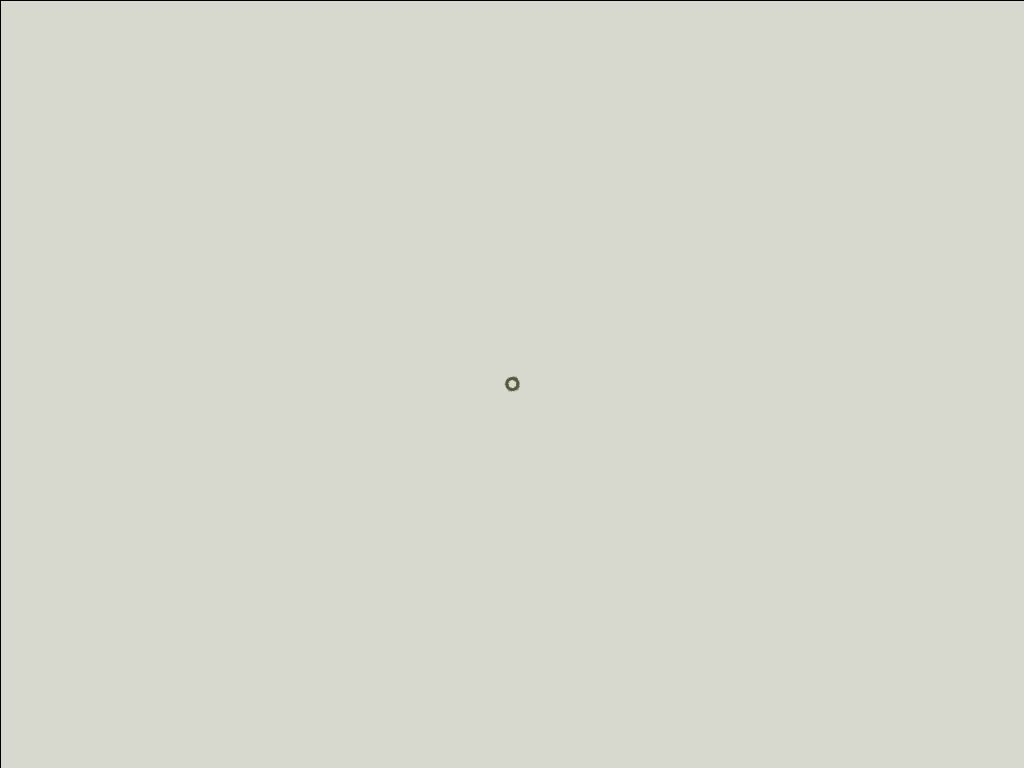
Frame 1 (no input)
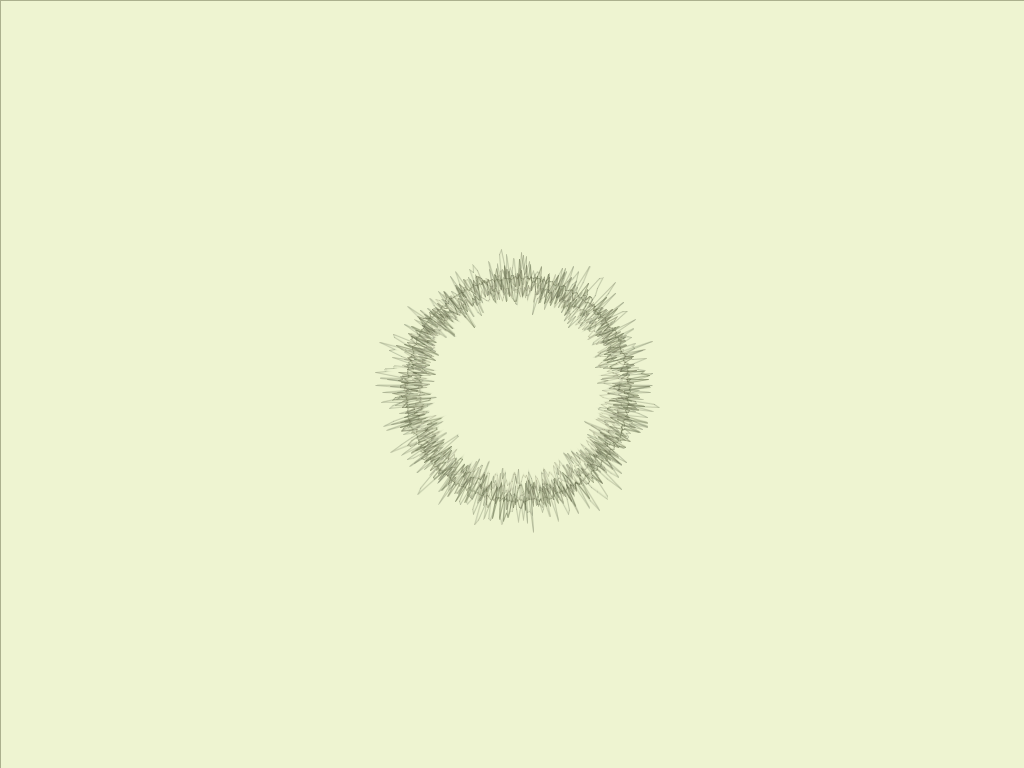
Frame 60 (the mouse pressed at the canvas centre just before this capture)
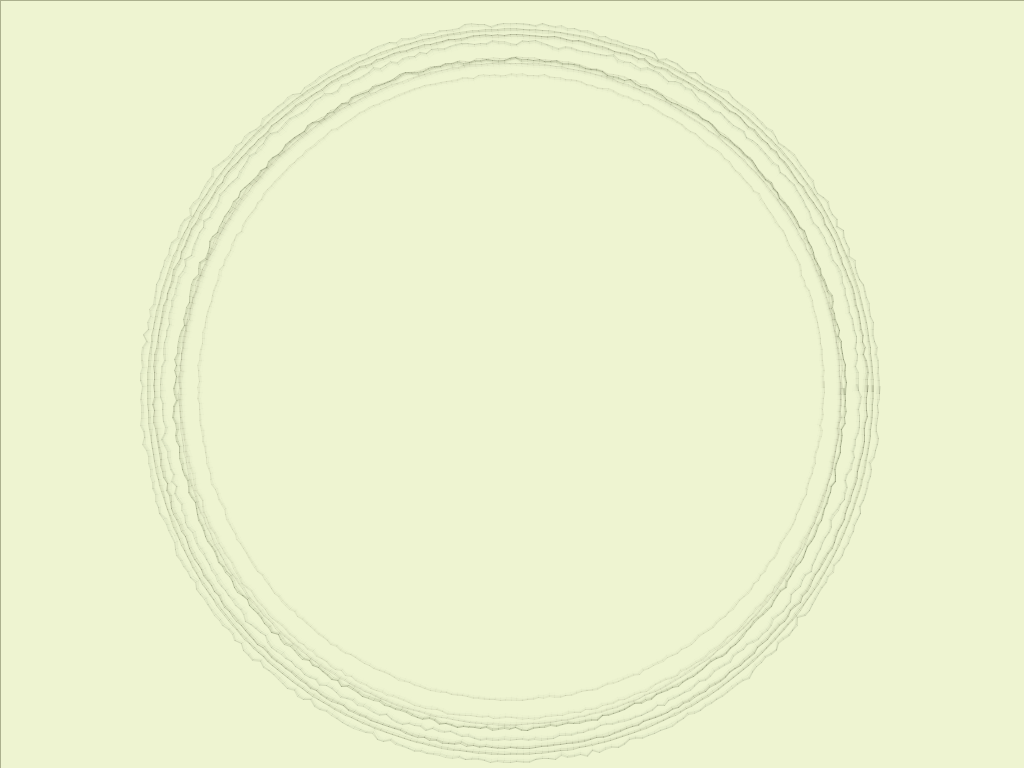
Frame 120 (the mouse held since frame 60 and released just before this capture)

The Processing sketch that drew these frames (run headless with seeded random() and noise(); from frame 60 on, the mouse is pressed at the canvas centre):

// Processing sketch: v1
// ── v1.pde

int i_count;
boolean b_state=false;

int i_wrCount;
Wrinkles[] myWrinkles;

void setup() {

  size(1024, 768);

  i_count=360;

  i_wrCount=8;
  myWrinkles = new Wrinkles[i_wrCount];
  for (int i=0; i<i_wrCount; i++) {

    myWrinkles[i] = new Wrinkles(i_count, new PVector(width/2, height/2) );
    myWrinkles[i].init();
  }

  smooth();
}


void draw() {

  fill(#EFF7D3, 80);
  rect(0, 0, width, height);


  for (int i=0; i<i_wrCount; i++) {

    myWrinkles[i].update(b_state);
    myWrinkles[i].show();
  }
}


void mousePressed() {
  b_state = !b_state;
}




class Wrinkles {

  int i_allPoint;
  PVector objPos;

  float f_r, f_ro, f_dr;
  PVector[] p_tarPos;
  PVector[] p_tarPos2;
  PVector[] p_orgPos;
  float f_moveSpeed;
  float f_alpha;

  Wrinkles(int t_count, PVector t_pos) {

    i_allPoint = t_count;
    objPos = t_pos.copy();

    p_tarPos =  new PVector[i_allPoint];
    p_tarPos2 = new PVector[i_allPoint];
    p_orgPos =  new PVector[i_allPoint];

    f_ro = random(100, 120);
    f_moveSpeed=random(3, 20);
    f_dr = random(-f_ro, f_ro);
    f_alpha = random(20, 60);
    //println(f_moveSpeed);
  }

  void init() {

    for (int i=0; i<i_allPoint; i++ ) {

      //float px = width/2  + f_ro*2*cos(radians(i));
      //float py = height/2 + f_ro*2*sin(radians(i));     

      //p_tarPos[i] = new PVector(px, py);
      p_orgPos[i] = new PVector(objPos.x, objPos.y);
      p_tarPos2[i] = new PVector(objPos.x, objPos.y);
    }
  }

  void update(boolean t_state) {

    for (int theta = 0; theta < 360; theta+=(360/i_allPoint) ) {

      if (t_state) {

        //---- ellipse
        int loc = theta/(360/i_allPoint);
        float n = map(frameCount*0.005f, 0, TWO_PI, -f_ro, f_ro);
        n = map(noise(n, theta), 0, 1, -f_dr/35f, f_dr/35f);
        f_r = f_ro + n;
        
        float px = width/2  + f_r * 3.2f * cos(radians(loc));
        float py = height/2 + f_r * 3.2f * sin(radians(loc));     
        p_tarPos[loc] = new PVector(px, py);

        //int loc = theta/(360/i_allPoint);
        p_orgPos[loc].x = lerp(p_orgPos[loc].x, p_tarPos[loc].x + f_moveSpeed*cos(radians(frameCount)), 0.05f);
        p_orgPos[loc].y = lerp(p_orgPos[loc].y, p_tarPos[loc].y + f_moveSpeed*sin(radians(frameCount)), 0.05f);
        
      } else {

        //---- wrink
        float n = map(frameCount*0.0005f, 0, TWO_PI, -f_ro, f_ro);
        n = map(noise(n, theta), 0, 1, -f_dr/2, f_dr/2);
        f_r = f_ro + n;

        float nx = objPos.x + f_moveSpeed*cos(radians(frameCount)) + f_r * cos(radians(theta) ) ;
        float ny = objPos.y + f_moveSpeed*sin(radians(frameCount)) + f_r * sin(radians(theta) ) ;

        int loc = theta/(360/i_allPoint);
        p_tarPos2[loc] = new PVector(nx, ny);


        p_orgPos[loc].x = lerp(p_orgPos[loc].x, p_tarPos2[loc].x, 0.05f);
        p_orgPos[loc].y = lerp(p_orgPos[loc].y, p_tarPos2[loc].y, 0.05f);
        
      }
    }
  }

  void show() {

    noFill();
    stroke(#535A3B, f_alpha);

    //beginShape();
    for (int theta = 0; theta < 360; theta+=(360/i_allPoint) ) {

      int loc = theta/(360/i_allPoint);
      int tmp = loc+1;
      if (tmp>360-2) tmp=0;
      line(p_orgPos[loc].x, p_orgPos[loc].y, p_orgPos[tmp].x, p_orgPos[tmp].y);
      //ellipse(p_orgPos[loc].x, p_orgPos[loc].y, 10, 10);
      //vertex(nx, ny);
    }
    //endShape(CLOSE);
  }
}
